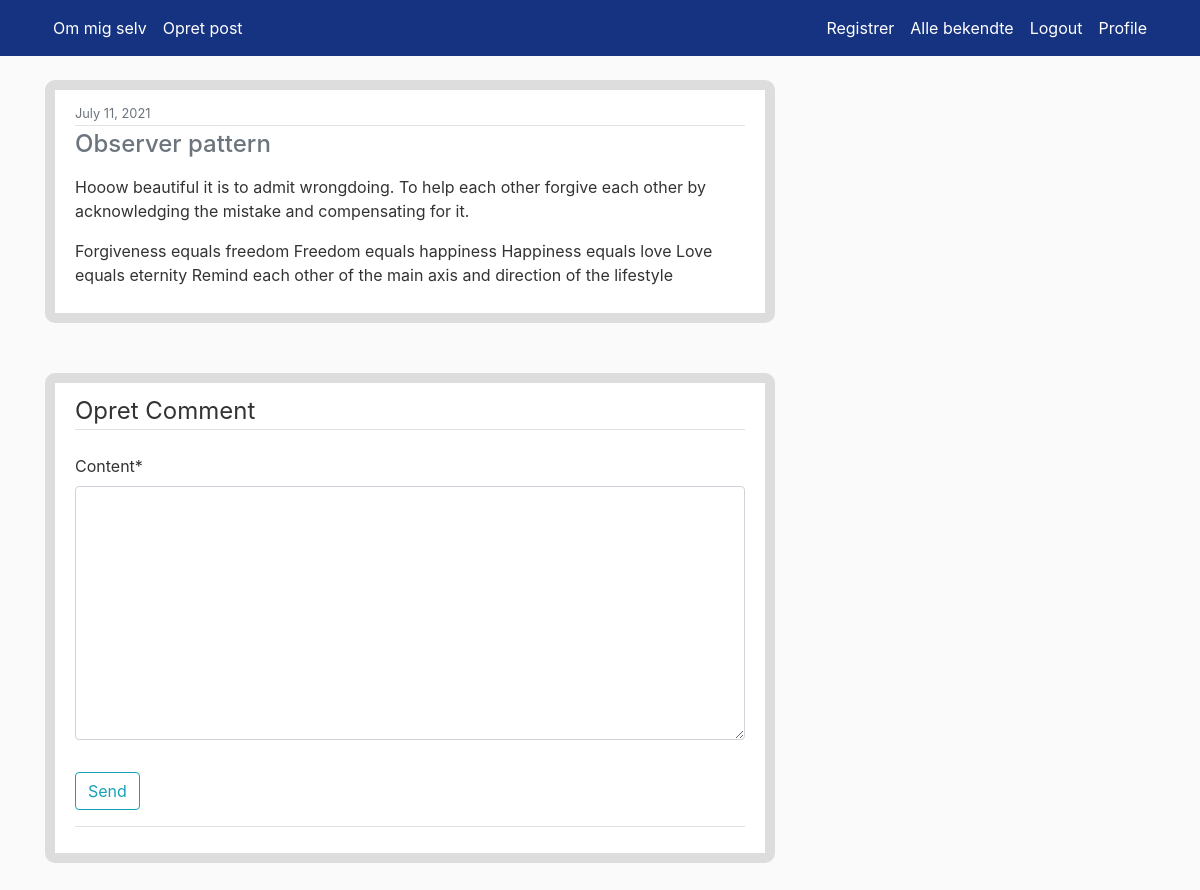
The page /blog/post/new/comments/4/ (signed in) on the database its author committed.
### blog/models.py (models this page shows, shortened)
class Post(models.Model):
    title = models.CharField(max_length=100, blank=True)
    content = models.TextField()
    date_posted = models.DateTimeField(default=timezone.now)  # Finde tid som en post bliver gemt
    author = models.ForeignKey(User, on_delete=models.CASCADE)  # Post bliver forbundet med user med foreignkey.

### blog/views.py (the view, shortened to what this page needs)
# urls.py: path('post/new/comments/<int:id>/', CommentNewPostCreateView.as_view(), name='comment-new'),
class CommentNewPostCreateView(LoginRequiredMixin, CreateView):
    model = Comment
    fields = ['content']
    success_url = '/blog/'
    def get_context_data(self, **kwargs):
        context = super().get_context_data(**kwargs)
        post = get_object_or_404(Post, id=self.kwargs['id'])
        context['post'] = Post.objects.get(id=post.id)
        return context

### blog/templates/blog/comment_form.html (shortened to what this page needs)
{% extends "blog/base.html" %}
{% load crispy_forms_tags %}
{% block content %}
     <post class="media content-section">
          <div class="media-body">
            <div class="article-metadata">
                <small class="text-muted">{{ post.date_posted|date:"F d, Y" }}</small>
            </div>
            <h4 class="text-muted" >{{ post.title }}</h4>
              <div class="mr-2" ><p class="article-content">{{ post.content|safe }}</p></div>
          </div>
     </post>
    <div class="content-section">
        <form method="POST">
            <fieldset class="form-group">
                <legend class="border-bottom mb-4">Opret Comment</legend>
                {{ form|crispy }}
            </fieldset>
            <div class="form-group">
                <button class="btn btn-outline-info" type="submit">Send</button>
            </div>
        </form>
        <div class="border-top pt-3">
        </div>
    </div>
{% endblock content %}

### blog/static/css/main.css (style rules this page uses)
body { background: #fafafa; color: #333333; margin-top: 5rem; }
h1, h2, h3, h4, h5, h6 { color: #444444; }
.content-section { background: #ffffff; padding: 10px 20px; border: 10px solid #dddddd; border-radius: 10px; margin-bottom: 50px; }
.article-content { white-space: pre-wrap; }
.article-metadata { padding-bottom: 1px; margin-bottom: 4px; border-bottom: 1px solid #e3e3e3 }

### rows shown on the page
Post: date_posted "July 11, 2021", title "Observer pattern", content "Hooow beautiful it is to admit wrongdoing. To help each other forgive each other by acknowledging the mistake and compensating for it. Forgiveness equals freedom Freedom equals happiness Happiness equals love Love equals eternity Remind each other of the main axis and direction of the lifestyle"
